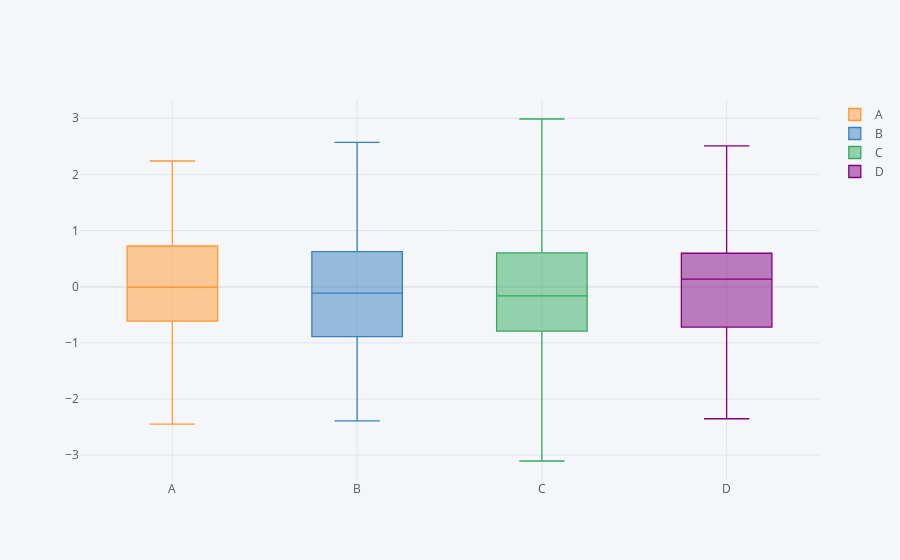

Notebook code cell kept with this figure:
### Markdown cell above
# Box Plots

### Code cell
df1.iplot(kind='box') # any column values can be turned on or off using just a single click
